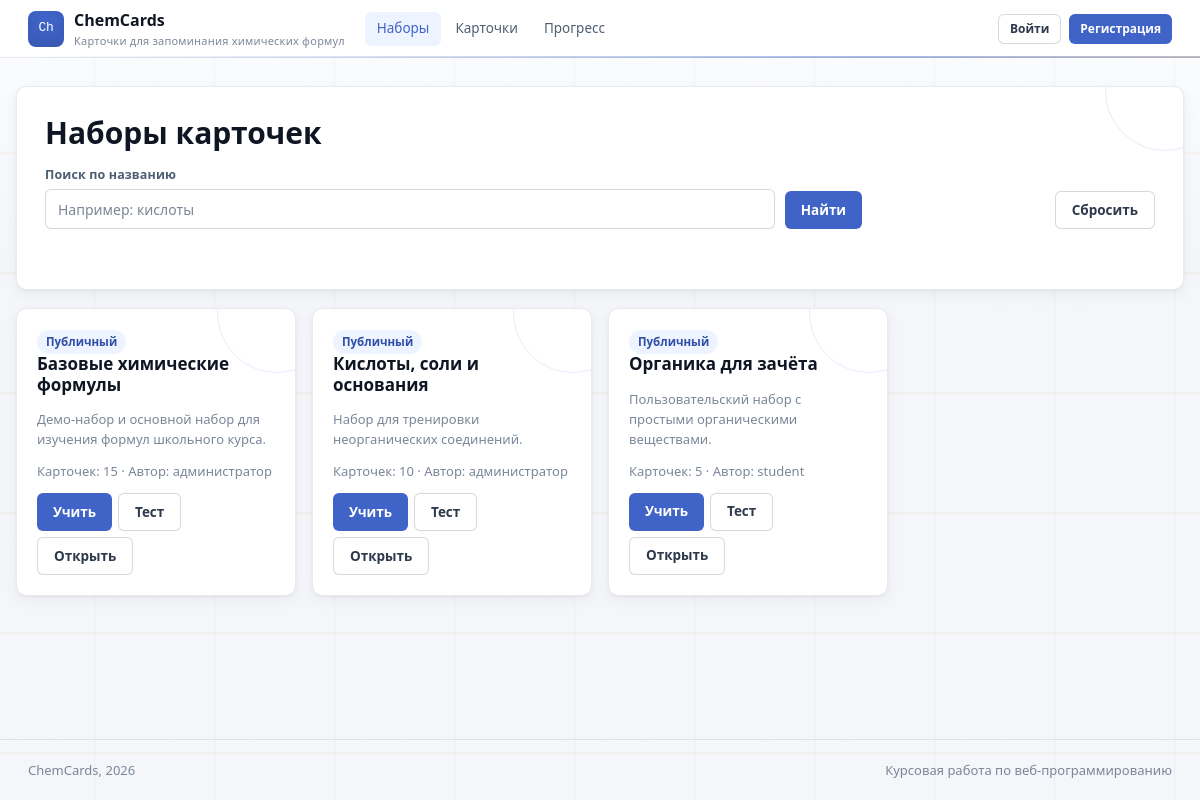
/sets.php, run on the app's committed database.
### tables this page shows
CREATE TABLE flashcard_sets (
  id INT UNSIGNED AUTO_INCREMENT PRIMARY KEY,
  user_id INT UNSIGNED NULL,
  name VARCHAR(120) NOT NULL,
  description TEXT NULL,
  is_public TINYINT(1) NOT NULL DEFAULT 0,
  created_at TIMESTAMP NOT NULL DEFAULT CURRENT_TIMESTAMP,
  updated_at TIMESTAMP NULL DEFAULT NULL ON UPDATE CURRENT_TIMESTAMP,
  CONSTRAINT fk_sets_user
    FOREIGN KEY (user_id) REFERENCES users(id)
    ON DELETE CASCADE
);

CREATE TABLE users (
  id INT UNSIGNED AUTO_INCREMENT PRIMARY KEY,
  username VARCHAR(50) NOT NULL UNIQUE,
  email VARCHAR(120) NOT NULL UNIQUE,
  password_hash VARCHAR(255) NOT NULL,
  role ENUM('user', 'admin') NOT NULL DEFAULT 'user',
  rating_points INT NOT NULL DEFAULT 1000,
  created_at TIMESTAMP NOT NULL DEFAULT CURRENT_TIMESTAMP
);

### includes/functions.php (called while the page is built, shortened)
<?php
require_once __DIR__ . '/db.php';
function h($value): string
{
    return htmlspecialchars((string) $value, ENT_QUOTES, 'UTF-8');
}
function app_url(string $path = ''): string
{
    return BASE_URL . '/' . ltrim($path, '/');
}
function current_user(): ?array
{
    static $loaded = false;
    static $user = null;
    if ($loaded) {
        return $user;
    }
    if (empty($_SESSION['user_id'])) {
        return null;
    }
    $stmt = get_pdo()->prepare('SELECT id, username, email, role, rating_points, created_at FROM users WHERE id = ?');
    $stmt->execute([$_SESSION['user_id']]);
    $user = $stmt->fetch() ?: null;
    return $user;
}
function set_accessible_where(?array $user): array
{
    if (!$user) {
        return ['s.is_public = 1', []];
    }
    return ['(s.is_public = 1 OR s.user_id = ?)', [$user['id']]];
}

### includes/db.php (called while the page is built, shortened)
<?php
function get_pdo(): PDO
{
    $dsn = 'mysql:host=' . DB_HOST . ';dbname=' . DB_NAME . ';charset=utf8mb4';
    $pdo = new PDO($dsn, DB_USER, DB_PASS, [
        PDO::ATTR_ERRMODE => PDO::ERRMODE_EXCEPTION,
        PDO::ATTR_DEFAULT_FETCH_MODE => PDO::FETCH_ASSOC,
        PDO::ATTR_EMULATE_PREPARES => false,
    ]);
    return $pdo;
}

### sets.php (the view, shortened to what this page needs)
<?php
require_once __DIR__ . '/includes/functions.php';
$user = current_user();
$query = trim($_GET['q'] ?? '');
[$accessWhere, $accessParams] = set_accessible_where($user);
$where = [$accessWhere];
$params = $accessParams;
$sql = 'SELECT s.*, u.username AS owner_name, COUNT(f.id) AS cards_count
        FROM flashcard_sets s
        LEFT JOIN users u ON u.id = s.user_id
        LEFT JOIN flashcards f ON f.set_id = s.id
        WHERE ' . implode(' AND ', $where) . '
        GROUP BY s.id
        ORDER BY s.is_public DESC, s.created_at DESC';
$stmt = get_pdo()->prepare($sql);
$stmt->execute($params);
$sets = $stmt->fetchAll();
include __DIR__ . '/includes/header.php';
?>
<section class="panel">
    <h1>Наборы карточек</h1>
    <form class="filters" method="get">
        <div class="field">
            <label for="q">Поиск по названию</label>
            <input id="q" name="q" value="<?= h($query) ?>" placeholder="Например: кислоты">
        </div>
        <div class="field">
            <label>&nbsp;</label>
            <button type="submit">Найти</button>
        </div>
        <div class="field">
            <label>&nbsp;</label>
            <a class="button ghost" href="<?= h(app_url('sets.php')) ?>">Сбросить</a>
        </div>
    </form>
</section>
<section class="grid" style="margin-top: 18px;">
    <?php foreach ($sets as $set): ?>
        <article class="card">
            <span class="badge"><?= $set['is_public'] ? 'Публичный' : 'Личный' ?></span>
            <h3><?= h($set['name']) ?></h3>
            <p class="meta"><?= h($set['description']) ?></p>
            <p class="meta">Карточек: <?= h((string) $set['cards_count']) ?> · Автор: <?= h($set['owner_name'] ?: 'администратор') ?></p>
            <div class="inline-actions">
                <a class="button" href="<?= h(app_url('study.php?set_id=' . $set['id'] . '&mode=normal&reset=1')) ?>">Учить</a>
                <a class="button ghost" href="<?= h(app_url('study.php?set_id=' . $set['id'] . '&mode=test&reset=1')) ?>">Тест</a>
                <a class="button ghost" href="<?= h(app_url('set.php?id=' . $set['id'])) ?>">Открыть</a>
            </div>
        </article>
    <?php endforeach; ?>
</section>
<?php include __DIR__ . '/includes/footer.php'; ?>

### css/style.css (style rules this page uses)
:root { --ink: #0f1623; --ink-2: #2d3a4d; --ink-3: #4d5f73; --muted: #7a8799; --bg: #f4f6fa; --surf: #ffffff; --surf-2: #f8f9fc; --line: rgba(15, 22, 35, 0.09); --line-2: rgba(15, 22, 35, 0.16); --cobalt: #3f63c7; --cobalt-d: #2f4fa8; --cobalt-dd: #22396f; --cobalt-l: #eef4ff; --cobalt-m: #cfddff; --cobalt-mid: #829ce0; --amber: #d97706; --amber-d: #92400e; --amber-l: #fef3c7; --amber-m: #fde68a; --success: #059669; --success-l: #ecfdf5; --success-m: #a7f3d0; --danger: #dc2626; --danger-l: #fef2f2; --danger-m: #fecaca; --warning: #b45309; --warning-l: #fffbeb; --info: #0891b2; --info-l: #e0f7fa; --r: 10px; --r-sm: 6px; --r-lg: 14px; --shadow: 0 1px 3px rgba(15,22,35,0.06), 0 4px 16px rgba(15,22,35,0.05); --shadow-md: 0 2px 8px rgba(15,22,35,0.08), 0 8px 24px rgba(15,22,35,0.07); }
*, *::before, *::after { box-sizing: border-box; }
body { position: relative; min-height: 100vh; margin: 0; background: linear-gradient(180deg, rgba(255,255,255,0.78), rgba(244,246,250,0.96) 260px), repeating-linear-gradient(135deg, rgba(63,99,199,0.055) 0 1px, transparent 1px 28px), var(--bg); color: var(--ink); font-family: 'Segoe UI', Arial, sans-serif; font-size: 15px; line-height: 1.55; -webkit-font-smoothing: antialiased; display: flex; flex-direction: column; }
body::before { content: ''; position: fixed; inset: 0; z-index: 0; pointer-events: none; background: linear-gradient(90deg, transparent 0 78%, rgba(63,99,199,0.05) 78% 79%, transparent 79%), linear-gradient(0deg, transparent 0 72%, rgba(217,119,6,0.045) 72% 73%, transparent 73%); background-size: 120px 120px; }
a { color: var(--cobalt); text-decoration: none; }
h1, h2, h3, h4 { margin: 0 0 14px; line-height: 1.2; font-weight: 700; }
h1 { font-size: 30px; }
h3 { font-size: 17px; }
p { margin: 0 0 12px; }
.button, button, input[type="submit"] { display: inline-flex; align-items: center; justify-content: center; gap: 7px; min-height: 38px; padding: 8px 16px; border: none; border-radius: var(--r-sm); background: var(--cobalt); color: #fff; font: 600 13.5px/1 'Segoe UI', Arial, sans-serif; cursor: pointer; transition: background 0.12s, transform 0.08s; white-space: nowrap; text-decoration: none; }
.button.ghost, button.ghost { background: #fff; border: 1px solid var(--line-2); color: var(--ink-2); }
.badge { display: inline-flex; align-items: center; padding: 3px 9px; border-radius: 999px; font-size: 11.5px; font-weight: 600; background: var(--cobalt-l); color: var(--cobalt-d); }
.panel, .card, .table-wrap, .form-panel { position: relative; overflow: hidden; background: var(--surf); border: 1px solid var(--line); border-radius: var(--r); box-shadow: var(--shadow); }
.panel::after, .card::after, .form-panel::after { content: ''; position: absolute; top: -56px; right: -42px; width: 120px; height: 120px; border: 1px solid rgba(63,99,199,0.13); border-radius: 50%; pointer-events: none; }
.panel > *, .card > *, .form-panel > * { position: relative; z-index: 1; }
.panel { padding: 28px; }
.card { padding: 20px; transition: box-shadow 0.15s, transform 0.15s; }
.grid { display: grid; grid-template-columns: repeat(auto-fill, minmax(240px, 1fr)); gap: 16px; }
.actions, .inline-actions { display: flex; flex-wrap: wrap; gap: 8px; align-items: center; }
.field { margin-bottom: 16px; }
label { display: block; margin-bottom: 5px; font-size: 12.5px; font-weight: 600; color: var(--ink-3); letter-spacing: 0.01em; }
input, select, textarea { width: 100%; min-height: 40px; padding: 9px 12px; border: 1.5px solid var(--line-2); border-radius: var(--r-sm); background: #fff; color: var(--ink); font: 400 14px/1.4 'Segoe UI', Arial, sans-serif; transition: border-color 0.12s, box-shadow 0.12s; outline: none; appearance: none; -webkit-appearance: none; }
input::placeholder { color: var(--muted); }
.filters { display: grid; grid-template-columns: 1fr minmax(180px, 260px) auto; gap: 10px; align-items: end; margin-bottom: 16px; }
.meta { color: var(--muted); font-size: 13px; }
.inline-actions { display: flex; gap: 6px; flex-wrap: wrap; }

### data on the page
flashcard_sets: is_public "Публичный", name "Базовые химические формулы", description "Демо-набор и основной набор для изучения формул школьного курса.", cards_count "15", owner_name "администратор"
flashcard_sets: is_public "Публичный", name "Кислоты, соли и основания", description "Набор для тренировки неорганических соединений.", cards_count "10", owner_name "администратор"
flashcard_sets: is_public "Публичный", name "Органика для зачёта", description "Пользовательский набор с простыми органическими веществами.", cards_count "5", user.username "student"

### other printed values
APP_NAME "ChemCards"
APP_SUBTITLE "Карточки для запоминания химических формул"
$label "Наборы"
$label "Карточки"
$label "Прогресс"
